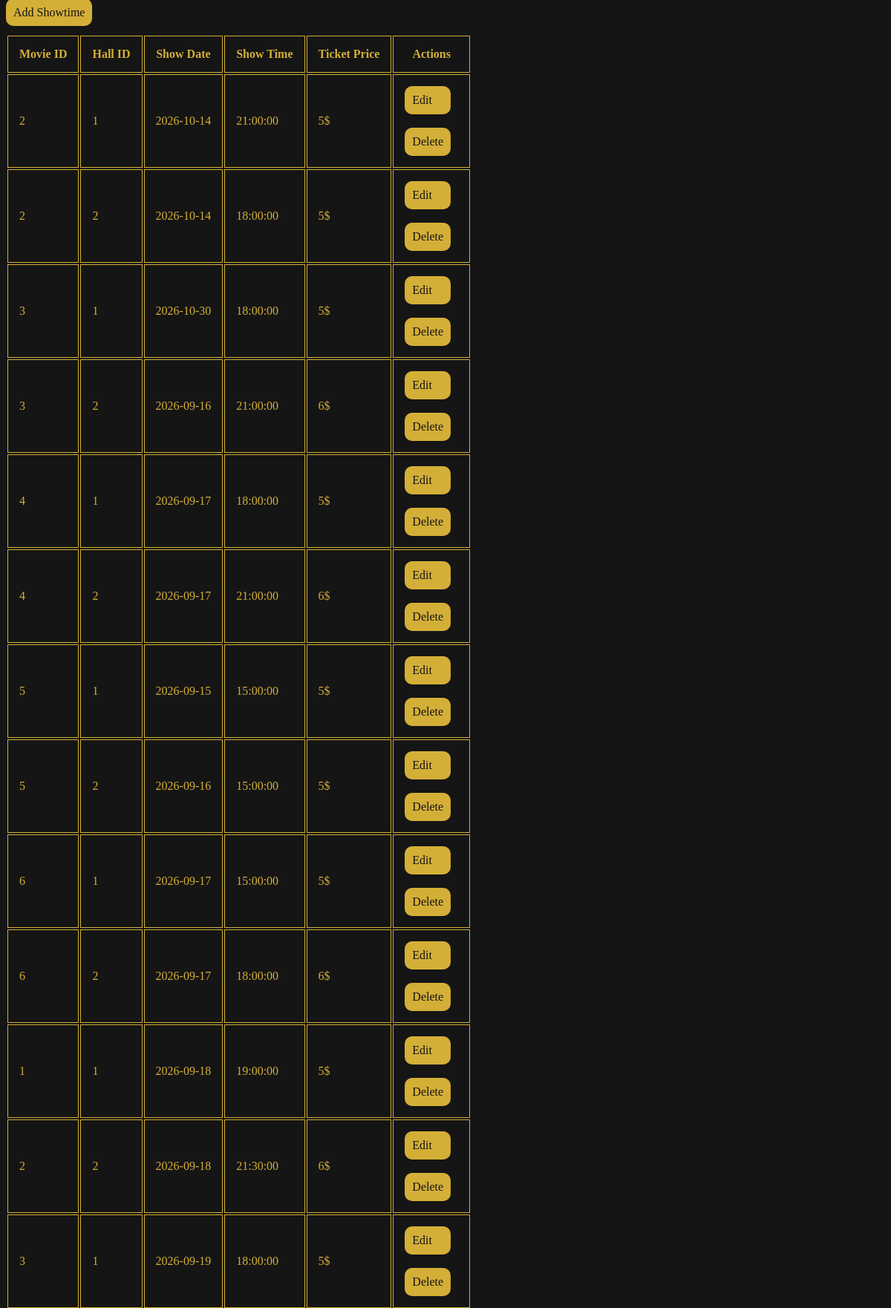
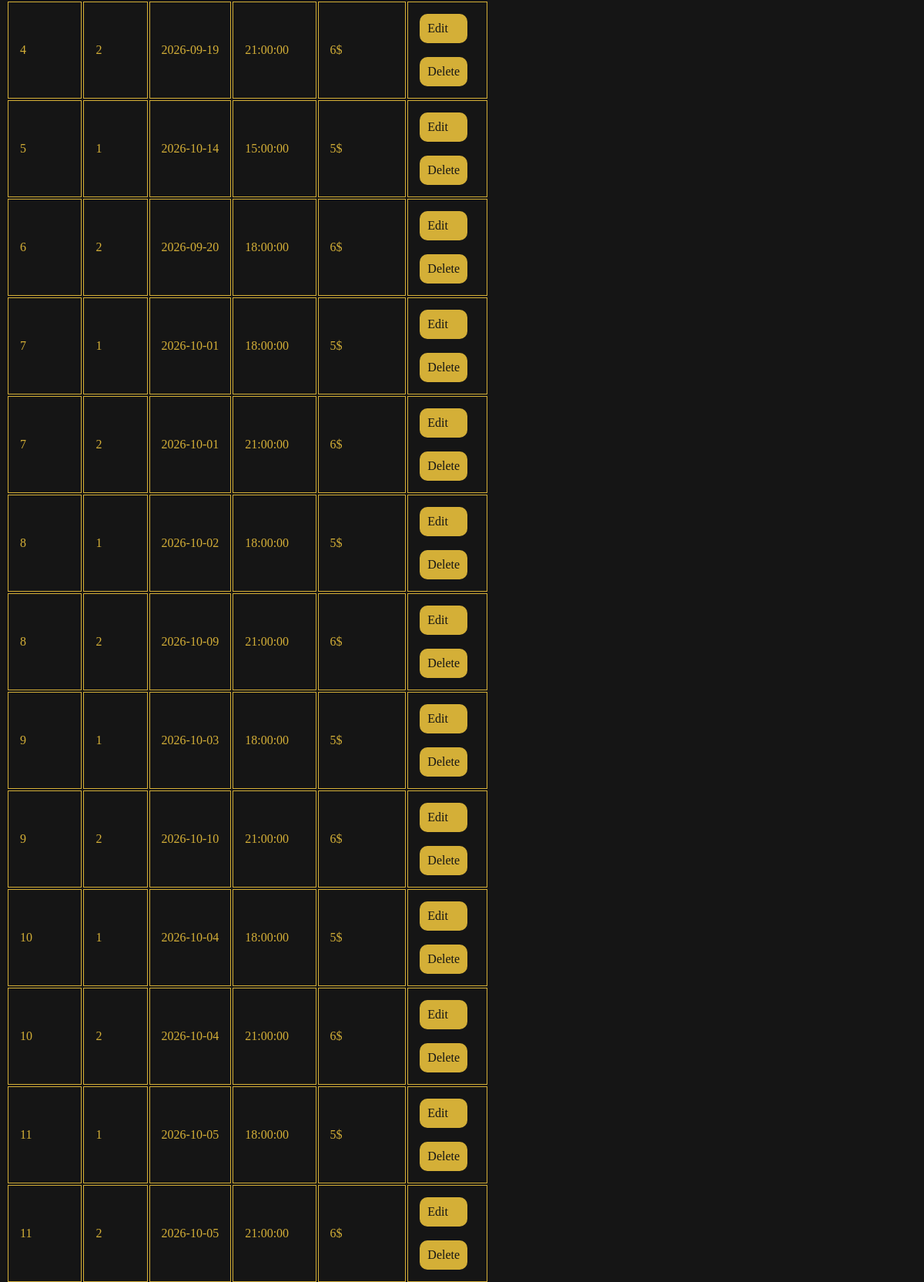
Screenshot of /dashboard/showtime.php (upper part) with the database file from the repository (2 pictures, top to bottom).
### tables this page shows
CREATE TABLE `showtime` (
  `showtime_id` int(11) NOT NULL,
  `movie_id` int(11) NOT NULL,
  `hall_id` int(11) NOT NULL,
  `show_date` date NOT NULL,
  `show_time` time NOT NULL,
  `ticket_price` decimal(11,0) NOT NULL,
  `status` enum('available','unavailable') NOT NULL DEFAULT 'available'
);

### dashboard/showtime.php (the view, shortened to what this page needs)
<?php
require_once '../connection.php';
$sql = "SELECT * FROM showtime where status!='unavailable'";
$result = mysqli_query($conn, $sql);
?>
<!DOCTYPE html>
<html lang="en">
<head>
</head>
<body>
    <a href="addshowtime.php">Add Showtime</a>
    <table>
        <tr>
            <th>Movie ID</th>
            <th>Hall ID</th>
            <th>Show Date</th>
            <th>Show Time</th>
            <th> Ticket Price</th>
            <th>Actions</th>
        </tr>
        <?php while($showtime=mysqli_fetch_assoc($result)){ ?>
        <tr>
            <td><?php echo $showtime['movie_id']; ?></td>
            <td><?php echo $showtime['hall_id']; ?></td>
            <td><?php echo $showtime['show_date']; ?></td>
            <td><?php echo $showtime['show_time']; ?></td>
            <td><?php echo $showtime['ticket_price']; ?>$</td>
            <td>
                <a class="action" href="editshowtime.php?showtime_id=<?php echo $showtime['showtime_id']; ?>">Edit</a> <br>
                <a class="action" href="deleteshowtime.php?showtime_id=<?php echo $showtime['showtime_id']; ?>">Delete </a>
            </td>
        </tr>
        <?php } ?>
    </table>
</body>
</html>

### dashboard/showtime.php (style rules this page uses)
* { background-color: #151515; color: #D4AF37; }
table { margin-top: 20px; }
td ,th { border: 1px solid #D4AF37; }
th, td { padding: 15px; }
a { background-color: #D4AF37; color: #151515; border: none; padding: 10px; text-decoration: none; border-radius: 10px; margin-right: 10px; }
td .action { display: flex; flex-direction:column; justify-content: center; }

### rows the page displays
showtime: movie "2", hall "1", show_date "2026-10-14", show_time "21:00:00", ticket_price "5"
showtime: movie "2", hall "2", show_date "2026-10-14", show_time "18:00:00", ticket_price "5"
showtime: movie "3", hall "1", show_date "2026-10-30", show_time "18:00:00", ticket_price "5"
showtime: movie "3", hall "2", show_date "2026-09-16", show_time "21:00:00", ticket_price "6"
showtime: movie "4", hall "1", show_date "2026-09-17", show_time "18:00:00", ticket_price "5"
showtime: movie "4", hall "2", show_date "2026-09-17", show_time "21:00:00", ticket_price "6"
showtime: movie "5", hall "1", show_date "2026-09-15", show_time "15:00:00", ticket_price "5"
showtime: movie "5", hall "2", show_date "2026-09-16", show_time "15:00:00", ticket_price "5"
showtime: movie "6", hall "1", show_date "2026-09-17", show_time "15:00:00", ticket_price "5"
showtime: movie "6", hall "2", show_date "2026-09-17", show_time "18:00:00", ticket_price "6"
showtime: movie "1", hall "1", show_date "2026-09-18", show_time "19:00:00", ticket_price "5"
showtime: movie "2", hall "2", show_date "2026-09-18", show_time "21:30:00", ticket_price "6"
showtime: movie "3", hall "1", show_date "2026-09-19", show_time "18:00:00", ticket_price "5"
showtime: movie "4", hall "2", show_date "2026-09-19", show_time "21:00:00", ticket_price "6"
showtime: movie "5", hall "1", show_date "2026-10-14", show_time "15:00:00", ticket_price "5"
showtime: movie "6", hall "2", show_date "2026-09-20", show_time "18:00:00", ticket_price "6"
showtime: movie "7", hall "1", show_date "2026-10-01", show_time "18:00:00", ticket_price "5"
showtime: movie "7", hall "2", show_date "2026-10-01", show_time "21:00:00", ticket_price "6"
showtime: movie "8", hall "1", show_date "2026-10-02", show_time "18:00:00", ticket_price "5"
showtime: movie "8", hall "2", show_date "2026-10-09", show_time "21:00:00", ticket_price "6"
showtime: movie "9", hall "1", show_date "2026-10-03", show_time "18:00:00", ticket_price "5"
showtime: movie "9", hall "2", show_date "2026-10-10", show_time "21:00:00", ticket_price "6"
showtime: movie "10", hall "1", show_date "2026-10-04", show_time "18:00:00", ticket_price "5"
showtime: movie "10", hall "2", show_date "2026-10-04", show_time "21:00:00", ticket_price "6"
showtime: movie "11", hall "1", show_date "2026-10-05", show_time "18:00:00", ticket_price "5"
showtime: movie "11", hall "2", show_date "2026-10-05", show_time "21:00:00", ticket_price "6"
